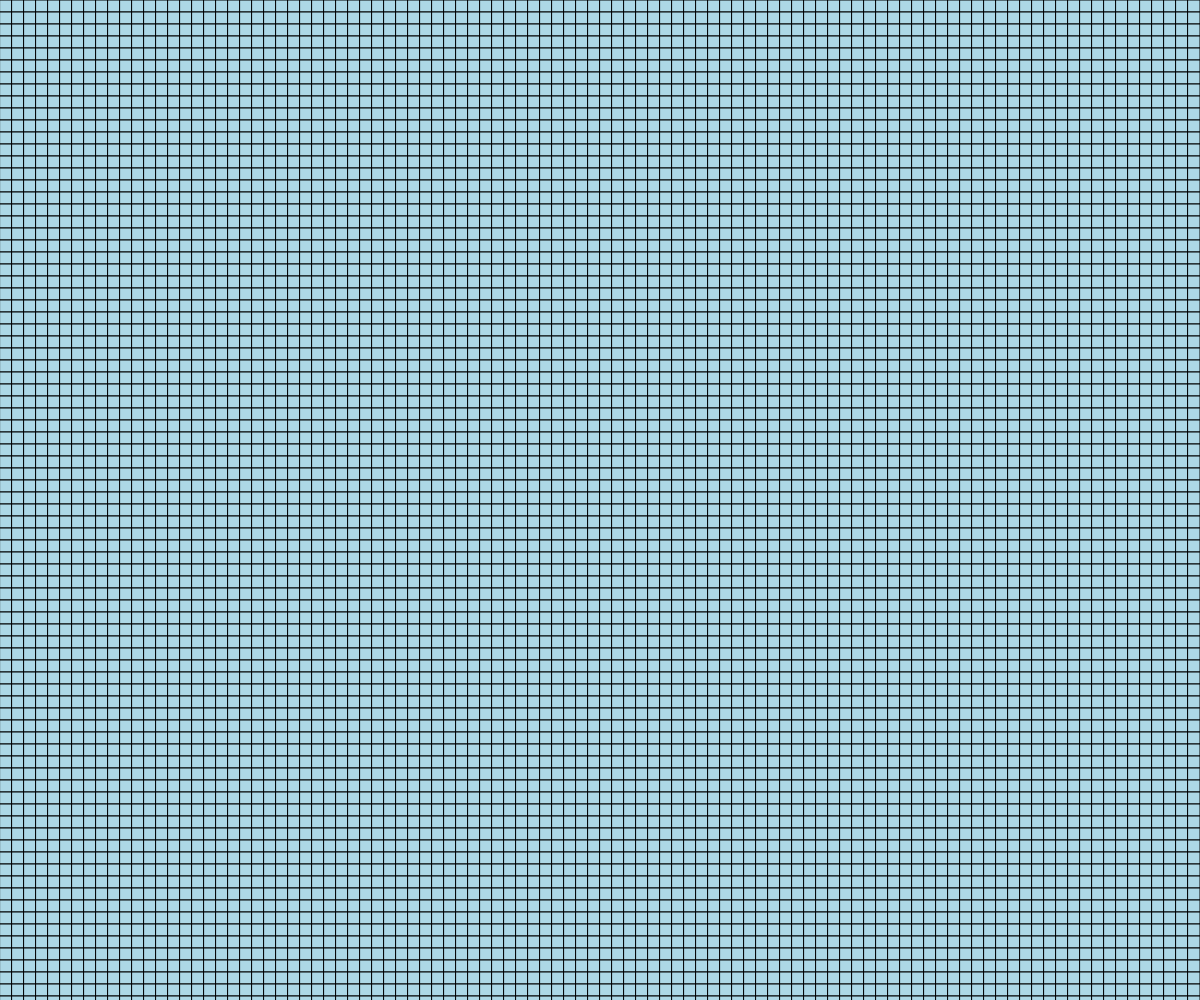
Frame 1 (no input)
Frame 60 (no input): identical to frame 1, image omitted
Frame 120 (the mouse pressed at the canvas centre since frame 60): identical to frame 1, image omitted

The p5.js sketch that drew this single still picture (run headless with seeded random() and noise() and a simulated clock; from frame 60 on, the mouse is pressed at the canvas centre):

// p5.js sketch
// ── sketch.js
function setup() {
 createCanvas (windowWidth,windowHeight);
  fill ('lightBlue');
  strokeWeight (1);
}

function draw() {

  var num = 100;
  var sideLen = windowWidth/num;
 
    for (var y = 0; y < windowHeight; y = y + sideLen)
  {
    
  for (var x = 0; x < windowWidth; x = x + sideLen)
  {
     quad (
    x,y,
    x+sideLen,y,
    x+sideLen,y + sideLen,
    x,y + sideLen
  );//loop to create a row in the x direction
  }
  }
  
  function windowResized (){
  resizeCanvas (windowWidth, windowHeight)
}  
}

function windowResized (){
resizeCanvas (windowWidth, windowHeight)
}
